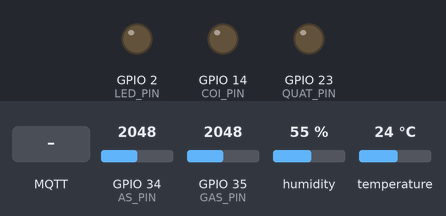
This sketch was run on a simulated ESP32. On the bench: output pins drawn as LEDs (lit = HIGH). The inputs (shaded band) are chosen by the test bench; at power-on: GPIO 34 (AS_PIN) = 2048, GPIO 35 (GAS_PIN) = 2048, humidity 55 %, temperature 24 °C. WiFi joins after 1.5 s; servers stay silent unless stated; random numbers use the default seed unless the sketch sets one; no MQTT or app messages arrive unless stated; what the sketch prints to the serial monitor is not drawn.

Above: at 11.2 s.
11.3 s: MQTT message "1" arrives on the first subscribed topic
At 12.8 s:
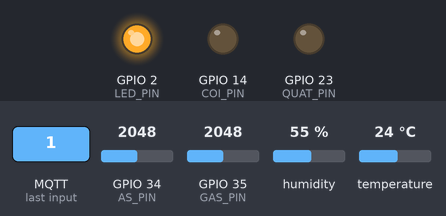
13.6 s: MQTT message "1" arrives on the second subscribed topic
At 15.3 s:
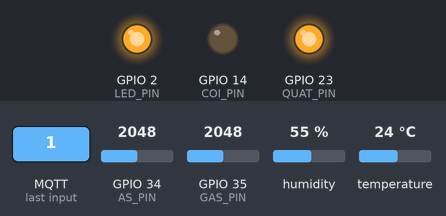
15.6 s: MQTT message "1" arrives on the third subscribed topic
At 16.7 s:
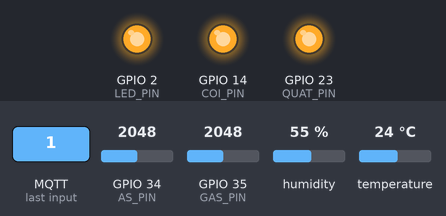
17.6 s: MQTT message "0" arrives on the first subscribed topic
At 19.3 s:
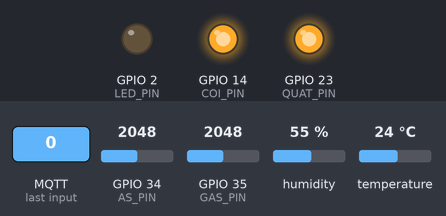
19.6 s: MQTT message "0" arrives on the second subscribed topic
At 20.6 s:
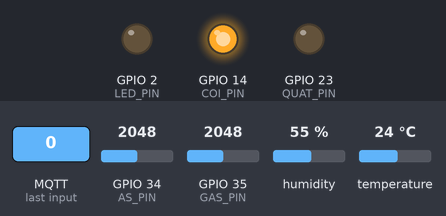
21.7 s: MQTT message "on" arrives on the first subscribed topic
At 23.2 s:
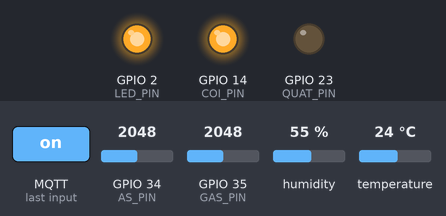
Timing chart, 0 to 24.7 s (numbered marks = the images above; inputs shaded):
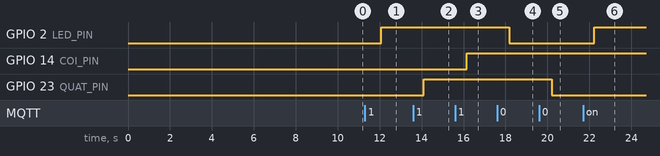

The sketch:

MCB_.ino
```cpp
#include <DHT.h>
#include <WiFi.h>
#include <Wire.h>
#include <PubSubClient.h>
#include <Arduino_JSON.h>
// tk và mk của wifi-------------------------start
const char* ssid1 = "name123";
const char* password1 = "918273555";
const char* ssid2 = "iPhone";
const char* password2 = "ok123456";
// tk và mk của wifi---------------------------end
// hot and topic-----------------------------start
//const char* mqtt_server ="net-radio.vov.link";
const char* mqtt_server ="radio.tinasoft.com.vn";//thầy uy
#define MQTT_PORT 1883
// hot and topic-------------------------------end

// #define MQTT_USER "NDDAT"
// #define MQTT_PASSWORD "0936160136"
#define topic_sub1 "anh_sang"// đèn
#define topic_sub2 "dien_lanh"// quạt
#define topic_sub3 "am_thanh"// còi

#define COI_PIN 14
#define QUAT_PIN 23
#define LED_PIN 2
#define DHT_PIN 19
#define DHT_TYPE DHT11
#define GAS_PIN 35
#define AS_PIN 34

WiFiClient wifiClient;
PubSubClient client(wifiClient);
DHT dht(DHT_PIN, DHT_TYPE);//khai báo loại CẢM BIẾN NHIỆT ĐỘ

void setup_wifi() {
  Serial.print("Connecting to ");
  Serial.println("đang kết nối với ");
  Serial.println(ssid1);
  WiFi.begin(ssid1, password1);
  moc1:;
  delay(5000);
   Serial.print("Kết nối thất bại !!!");
  if(WiFi.status() != WL_CONNECTED) {
      Serial.print("đang kết nối với");
      Serial.println(ssid2);
      WiFi.begin(ssid2, password2);
      goto moc2;
  }
  moc2:;
  delay(5000);
  Serial.print("Kết nối thất bại !!!");
  if(WiFi.status() != WL_CONNECTED) {
      Serial.print("đang kết nối với");
      Serial.println(ssid1);
      WiFi.begin(ssid1, password1);
      goto moc1;
  }
  randomSeed(micros());
  Serial.println("");
  Serial.println("WiFi connected");
  Serial.println("IP address: ");
  Serial.println(WiFi.localIP());
}
void connect_to_broker() {
  while (!client.connected()) {//kiểm tra xem dữ liệu đã được kết nối chưa
    Serial.print("Attempting MQTT connection...");
    String clientId = "nodeWiFi32";
    clientId += String(random(0xffff), HEX);//tạo 1 địa chỉ ngâu nhiên
    if (client.connect(clientId.c_str()/*,MQTT_USER, MQTT_PASSWORD*/)) {// kiểm tra xem đường kết nối có đúng hay không (mật khẩu và user)
      Serial.print("MQTT connection sucessfully...");
      client.subscribe(topic_sub1);//kết nối thành công các cảm biến và thiết bị
      client.subscribe(topic_sub2);
      client.subscribe(topic_sub3);
    } else {
      Serial.print("failed, rc=");// kết nối thất bại
      Serial.print(client.state());
      Serial.println(" try again in 1 seconds");
      delay(1000);
    }
  }
}
void callback(char* topic, byte* payload, unsigned int length) {// lấy các dữ liệu gửi về từ MQTT giống hàm ngắt uart trong stm32
  Serial.println("-------new message from broker-----");
  Serial.print("topic: ");
  Serial.print(topic);
  Serial.println();
  Serial.print("message: ");
  Serial.write(payload, length);
  Serial.println();
  //kiem tra topic
  if (strstr(topic,topic_sub1)){// lệnh strstr là tìm kiếm trong mảng topic có mảng sub1 hay không
    for (int i = 0; i < length; i++) {//
      Serial.print((char)payload[i]);
    }// bật tắt đèn
    Serial.println();
    if ((char)payload[0] == '0'){
      digitalWrite(LED_PIN,LOW);// tắt led
    } else {
      digitalWrite(LED_PIN,HIGH);// bật led
    }
  }
  if (strstr(topic,topic_sub2)){
    for (int i = 0; i < length; i++) {
      Serial.print((char)payload[i]);
    }
    Serial.println();
    // bật tắt quạt
    if ((char)payload[0] == '0') {
      digitalWrite(QUAT_PIN, LOW);   // tắt quạt
    } else {
      digitalWrite(QUAT_PIN, HIGH);  // bật quạt
    }
  }
  if (strstr(topic,topic_sub3)){
    for (int i = 0; i < length; i++) {
      Serial.print((char)payload[i]);
    }
    Serial.println();
    // bật tắt thiết bị âm thanh
    if ((char)payload[0] == '0') {
      digitalWrite(COI_PIN, LOW);   // tắt thiết bị âm thanh
    }else{
      digitalWrite(COI_PIN, HIGH);  // bật thiết bị âm thanh
    }
  }
}
void setup() {
  Serial.begin(115200);
  setup_wifi();
  client.setServer(mqtt_server, MQTT_PORT);
  client.setCallback(callback);
  connect_to_broker();
  dht.begin();
  pinMode(LED_PIN, OUTPUT);// thiết lập chế độ chân đầu ra cho pin LED
  pinMode(QUAT_PIN, OUTPUT);   // thiết lập chế độ chân đầu ra cho pin QUAT
  pinMode(COI_PIN, OUTPUT);// thiết lập chế độ chân đầu ra cho pin Coi
  pinMode(DHT_PIN, INPUT);//thiết lập chân chế độ  đầu vào cho pin dht
  pinMode(GAS_PIN, INPUT);//thiết lập chân chế độ  đầu vào cho pin khi_gas
  pinMode(AS_PIN, INPUT);//thiết lập chân chế độ  đầu vào cho pin anh_sang
}
JSONVar data;       //lưu trữ giá trị cảm biến dưới dạng json
void loop() {
  client.loop();
  if (!client.connected()) {
    connect_to_broker();
  }
  int tt_nut1 = digitalRead(LED_PIN);//đọc giá trị các nút nhấn được gửi về từ web
  int tt_nut2 = digitalRead(QUAT_PIN);//đọc giá trị các nút nhấn được gửi về từ web
  int tt_nut3 = digitalRead(COI_PIN);//đọc giá trị các nút nhấn được gửi về từ web
  float nd_data = dht.readTemperature();// đọc dữ liệu các cảm biến và lưu vào các biến
  float da_data = dht.readHumidity();
  float as_data = analogRead(AS_PIN);
  float gas_data = analogRead(GAS_PIN);
  if (isnan(nd_data) || isnan(da_data)) {
  Serial.println(F("Failed to read from DHT sensor!"));//giống print nhưng thêm 1 dấu xuống dòng.
  return;
  }else{
    data["temperature"] = nd_data;
    data["humidity"]    = da_data;
  }
    data["light"]       = as_data;
    data["gas"]         = gas_data;
    data["TTnut1"]      = tt_nut1;
    data["TTnut2"]      = tt_nut2;
    data["TTnut3"]      = tt_nut3;
  Serial.printf("nhiet do: %f do am: %f khi gas: %f anh sang: %f\n", nd_data,da_data,gas_data,as_data);
  String jsonString = JSON.stringify(data);
  client.publish("sub_sever", jsonString.c_str());
  delay(1000);
}
```

Measured:
- after the input at 11.3 s, GPIO 2 (LED_PIN): LOW → HIGH after 0.79 s
- after the input at 13.6 s, GPIO 23 (QUAT_PIN): LOW → HIGH after 0.51 s
- after the input at 15.6 s, GPIO 14 (COI_PIN): LOW → HIGH after 0.54 s
- after the input at 17.6 s, GPIO 2 (LED_PIN): HIGH → LOW after 0.57 s
- after the input at 19.6 s, GPIO 23 (QUAT_PIN): HIGH → LOW after 0.60 s
- after the input at 21.7 s, GPIO 2 (LED_PIN): LOW → HIGH after 0.53 s
